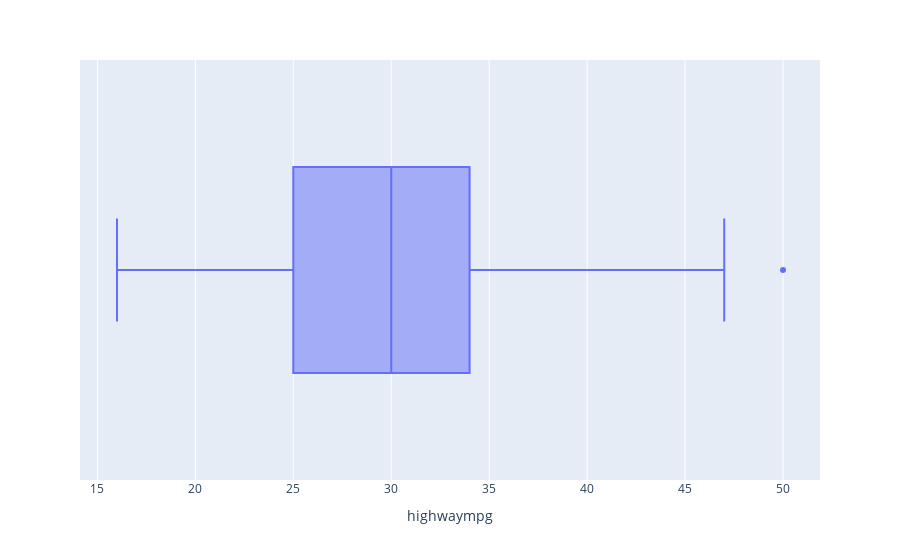
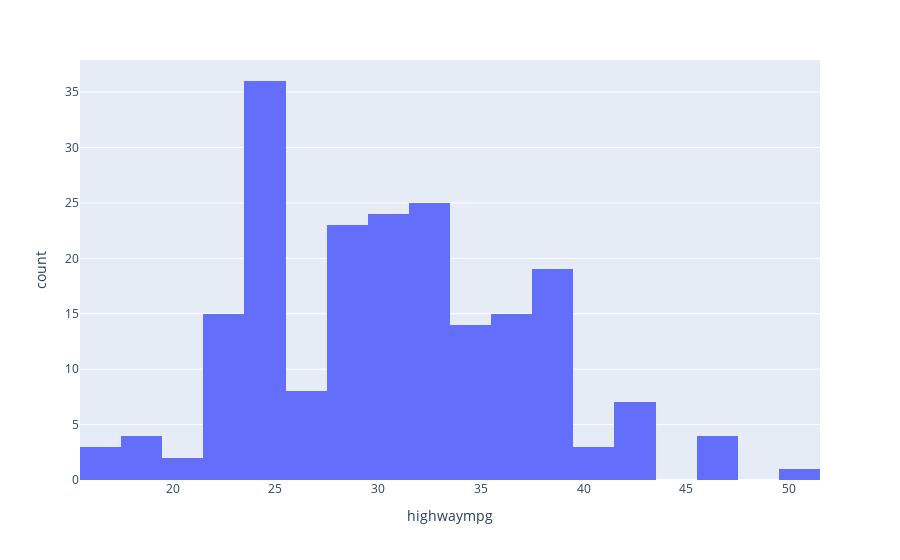

Notebook code cell kept with these figures, in order:
### Markdown cell above
### Distribution of Highway MPG

### Code cell
# Visualize the Highway MPG distribution with Boxplot and Histogram
fig1 = px.box(modified_df, x="highwaympg")
fig2 = px.histogram(modified_df, x="highwaympg")
fig1.show()
fig2.show()

# Descriptive Statistics for City MPG
highwaympg_stats = pd.DataFrame(modified_df["highwaympg"].describe())

# Print a title with Descriptive Statistics Table
print("------------------")
print("Highway MPG Stats")
print("------------------")
display(highwaympg_stats)

### Figure 1 — Plotly figure (JSON) as saved in the notebook; plotly's stock layout.template omitted (floating-point values rounded to 4 significant figures; data arrays with more than 128 entries replaced by an {"elided": "..."} marker saying what was removed)
{"data": [{"alignmentgroup": "True", "hovertemplate": "highwaympg=%{x}<extra></extra>", "legendgroup": "", "marker": {"color": "#636efa"}, "name": "", "notched": false, "offsetgroup": "", "orientation": "h", "showlegend": false, "type": "box", "x": {"elided": "203 int values"}, "x0": " ", "xaxis": "x", "y0": " ", "yaxis": "y"}], "layout": {"boxmode": "group", "legend": {"tracegroupgap": 0}, "margin": {"t": 60}, "xaxis": {"anchor": "y", "domain": [0, 1], "title": {"text": "highwaympg"}}, "yaxis": {"anchor": "x", "domain": [0, 1]}}}

### Figure 2 — Plotly figure (JSON) as saved in the notebook; plotly's stock layout.template omitted (floating-point values rounded to 4 significant figures; data arrays with more than 128 entries replaced by an {"elided": "..."} marker saying what was removed)
{"data": [{"alignmentgroup": "True", "bingroup": "x", "hovertemplate": "highwaympg=%{x}<br>count=%{y}<extra></extra>", "legendgroup": "", "marker": {"color": "#636efa", "pattern": {"shape": ""}}, "name": "", "offsetgroup": "", "orientation": "v", "showlegend": false, "type": "histogram", "x": {"elided": "203 int values"}, "xaxis": "x", "yaxis": "y"}], "layout": {"barmode": "relative", "legend": {"tracegroupgap": 0}, "margin": {"t": 60}, "xaxis": {"anchor": "y", "domain": [0, 1], "title": {"text": "highwaympg"}}, "yaxis": {"anchor": "x", "domain": [0, 1], "title": {"text": "count"}}}}
